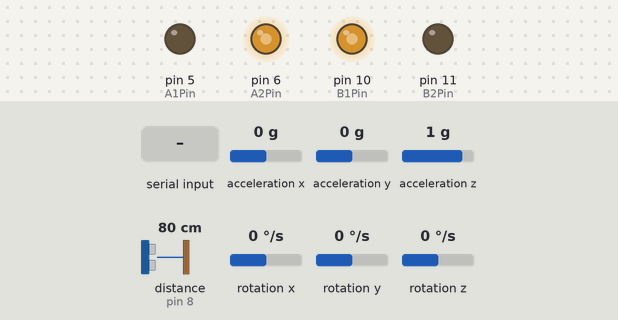
The sketch below on a simulated Arduino Uno, built with avr-gcc and run on an emulated ATmega328P. Parts: output pins drawn as LEDs (lit = HIGH). The test bench sets the inputs (shaded band); at power-on: acceleration x 0 g, acceleration y 0 g, acceleration z 1 g, distance to the obstacle (sensor on pin 8) 80 cm, rotation x 0 °/s, rotation y 0 °/s, rotation z 0 °/s. The echo pulse lasts 58.3 µs per cm; pins used as bus, display or sensor lines are not drawn; what the sketch prints to the serial monitor is not drawn.

Above: at 3.5 s.
At 5.8 s:
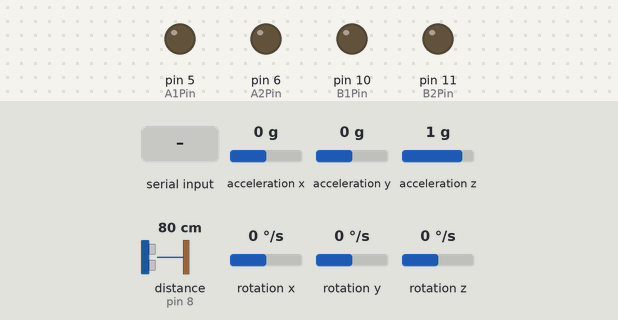
5.9 s: "L90\n" received over the second serial link
At 6.2 s:
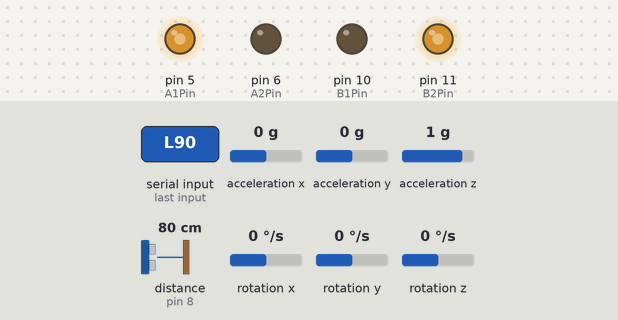
Timing chart, 0 to 18.2 s (numbered marks = the images above; inputs shaded):
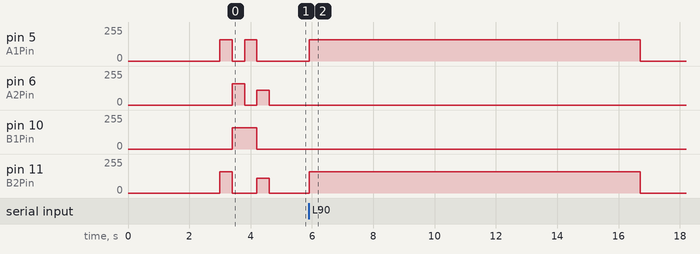

The sketch:

drive2.ino
```cpp
#include <SoftwareSerial.h>
#include <MPU6050_tockn.h>
#include <Wire.h>

#define blueTX 2
#define blueRX 3
char ser = 0;
char ble = 0;

SoftwareSerial HC06(blueTX, blueRX);
MPU6050 mpu6050(Wire);

const int A1Pin = 5;
const int A2Pin = 6;
const int B1Pin = 10;
const int B2Pin = 11;
int time = 0;
unsigned long moveStartTime = 0;  // 모터 동작 시작 시간 저장

const int trigPin = 9;
const int echoPin = 8;
float duration, distance, output = 0;
float alpha = 0.8;

String input = "";  // 선언 추가

void motorControl(int a1, int a2, int b1, int b2) {
  analogWrite(A1Pin, a1);
  analogWrite(A2Pin, a2);
  analogWrite(B1Pin, b1);
  analogWrite(B2Pin, b2);
}

void stopMotors() {
  motorControl(0, 0, 0, 0);
  moveStartTime = 0;  // 모터 동작 시간 초기화
}

float low_pass_filter(float input) {
  output = alpha * input + (1 - alpha) * output;
  return output;
}

void HC06proc() {
  static String commandBuffer = "";  // 명령어 문자열을 저장할 버퍼
  while (HC06.available() > 0) {
    ble = HC06.read();
    Serial.print("Received from Bluetooth: ");
    Serial.println(ble);

    if (ble == '\n' || ble == '\r') {
      // 개행 문자가 나타나면 명령어를 처리
      if (commandBuffer.length() > 0) {
        processCommand(commandBuffer);
        commandBuffer = "";  // 버퍼 비우기
      }
    } else {
      commandBuffer += ble;  // 문자를 버퍼에 추가
    }
  }
}

void processCommand(String command) {
  if (command.length() > 0) {
    char commandType = command.charAt(0);
    if (commandType == 'L' || commandType == 'R' || commandType == 'M' || commandType == 'B') {
      int time = command.substring(1).toInt();
      moveStartTime = millis();  // 모터 동작 시작 시간 기록
      executeCommand(commandType, time * 120);
      Serial.print("Received command: ");
      Serial.println(commandType);
    } else {
      Serial.println("Invalid command!");
    }
  }
}


void setup() {
  Serial.begin(115200);
  HC06.begin(9600);  // Baud rate 맞춤

  pinMode(A1Pin, OUTPUT);
  pinMode(A2Pin, OUTPUT);

  pinMode(trigPin, OUTPUT);
  pinMode(echoPin, INPUT);

  Wire.begin();
  mpu6050.begin();
  mpu6050.calcGyroOffsets(true);

  // 1초씩 left, right, move, back 실행
  executeCommand('L', 1);
  delay(400);
  executeCommand('R', 1);
  delay(400);
  executeCommand('M', 1);
  delay(400);
  executeCommand('B', 1);
  delay(400);
  stopMotors();
}

void loop() {
  HC06proc();  // 소프트웨어 시리얼 이벤트 처리
  mpu6050.update();

  // Bluetooth and Motor Control
  if (Serial.available() > 0) {
    input = Serial.readString();
    input.trim();

    if (input.length() > 0) {
      char command = input.charAt(0);
      if (command == 'L' || command == 'R' || command == 'M' || command == 'B') {
        time = input.substring(1).toInt();
        moveStartTime = millis();  // 모터 동작 시작 시간 기록
        executeCommand(command, time * 120);
        Serial.print("Received command: ");
        Serial.println(command);
      } else {
        Serial.println("다시!");
      }
    }
  } else {
    time = 0;
  }

  // Check if it's time to stop the motor
  if (moveStartTime > 0 && (millis() - moveStartTime >= time * 1000)) {
    stopMotors();
    moveStartTime = 0;
  }

  // Ultrasonic Sensor
  if (millis() % 1000 == 0) {  // 1초에 한 번씩 초음파 센서 값 출력
    digitalWrite(trigPin, LOW);
    delayMicroseconds(2);
    digitalWrite(trigPin, HIGH);
    delayMicroseconds(10);
    digitalWrite(trigPin, LOW);

    duration = pulseIn(echoPin, HIGH);
    distance = (duration * 0.0343) / 2;

    Serial.print("Ultrasonic Distance: ");
    Serial.println(distance);
    Serial.print("Filtered Ultrasonic Distance: ");
    Serial.println(low_pass_filter(distance));
  }
}

void executeCommand(char command, int time) {
  switch (command) {
    case 'L':
      Serial.println("Left function called");
      left(time);
      break;
    case 'R':
      Serial.println("오른쪽");
      right(time);
      break;
    case 'M':
      Serial.println("앞으로");
      move(time);
      break;
    case 'B':
      Serial.println("뒤로");
      back(time);
      break;
    default:
      Serial.println("Invalid command!");
  }
}

void move(int time) {
  motorControl(160, 0, 160, 0);
  delay(time);
}

void left(int time) {
  motorControl(160, 0, 0, 160);
  delay(time);
}

void right(int time) {
  motorControl(0, 160, 160, 0);
  delay(time);
}

void back(int time) {
  motorControl(0, 110, 0, 110);
  delay(time);
}
```

Measured:
- after the input at 5.9 s, pin 5 (A1Pin), pin 11 (B2Pin): 0/255 → 160/255 at once, → 0/255 10.8 s later
